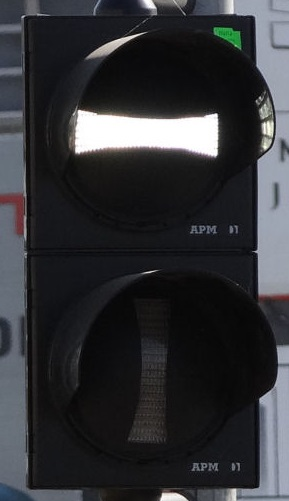
#> input picture rozp_obr/rozpoznawanie/image001.jpg, 289 x 501 px
$ python main.py
#> lines starting #> are read from the running program, lines starting #| are printed output that depends on the picture; after the words box and inside, x2 and y2 are one past the last pixel; in counts of white or black regions, pixels touching at a corner belong together
import cv2
import math

img=cv2.imread("image001.jpg")
#> img is the input picture: shape (501, 289, 3); mean B, G, R 54.4, 51, 50
height=img.shape[0]
#> height = 501
width=img.shape[1]
#> width = 289
x=round((300*width)/height)
#> x = 173

if(height>100):
    img = cv2.blur(img, (5, 5))
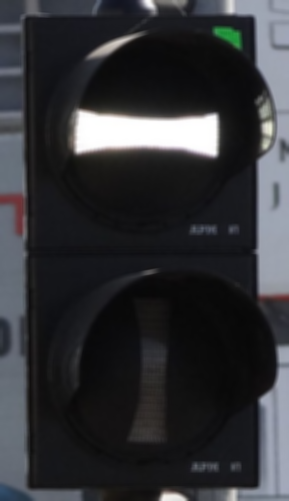
#> img: shape (501, 289, 3); mean B, G, R 54.4, 51, 50
img=cv2.resize(img,(x,300))
#> img: shape (300, 173, 3)
img=cv2.GaussianBlur(img,(7,7),cv2.BORDER_DEFAULT)
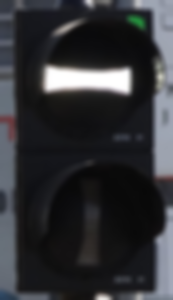
#> img: shape (300, 173, 3); mean B, G, R 54.3, 50.9, 49.9

gray = cv2.cvtColor(img, cv2.COLOR_BGR2GRAY)
ret, thresh = cv2.threshold(gray, 120, 250, 0)
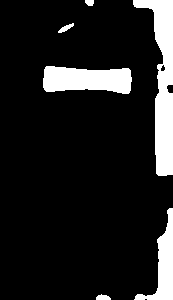
#> thresh: shape (300, 173); values 0 (black) and 250 (white), 12.5% white; 6 white regions

contours, hierarchy = cv2.findContours(thresh, cv2.RETR_TREE, cv2.CHAIN_APPROX_SIMPLE)
#> contours = 7 contours; box (x1, y1, x2, y2) and area: (133, 0, 173, 176) 2857, (43, 66, 132, 94) 1865, (134, 208, 173, 300) 1142, (58, 23, 74, 33) 52, (96, 294, 111, 300) 50, (85, 0, 94, 6) 34, (160, 64, 166, 72) 24
h1,w1,c1=img.shape
#> h1 = 300; w1 = 173; c1 = 3

text = ""
var=0

for c in contours:
    accuracy = 0.055*cv2.arcLength(c,True)
    approx=cv2.approxPolyDP(c,accuracy,True)

    x,y,w,h=cv2.boundingRect(approx)

    if(len(approx)==4):
        var=0
        ax1, ay1 = approx[0][0]
        ax2, ay2 = approx[3][0]
        bokA = math.sqrt((ax1 - ax2) ** 2 + (ay1 - ay2) ** 2)

        bx1, by1 = approx[1][0]
        bx2, by2 = approx[2][0]
        bokB = math.sqrt((bx1 - bx2) ** 2 + (by1 - by2) ** 2)

        cx1, cy1 = approx[0][0]
        cx2, cy2 = approx[1][0]
        bokC = math.sqrt((cx1 - cx2) ** 2 + (cy1 - cy2) ** 2)

        dx1, dy1 = approx[2][0]
        dx2, dy2 = approx[3][0]
        bokD = math.sqrt((cx1 - cx2) ** 2 + (cy1 - cy2) ** 2)

        if (bokA > (2 * bokB)) or (bokB > (2 * bokA)):
            var=1
        if (bokC > (2 * bokD)) or (bokD > (2 * bokC)):
            var=1

        if(w>(2*h)) and (w>30):

            if(var==0):
                text="stop"
                draw = cv2.drawContours(img, [approx], 0, (0, 255, 0), 2)


        if(h>(2*w)):

            if(h>(h1/10)) and (h<(h1/2)) and (var==0):

                text="mozna jechac"
                draw = cv2.drawContours(img, [approx], 0, (0, 255, 0), 2)
#> this loop made 7 passes
#> (accuracy, approx, x, y, w, h, var, ax1) on pass 3: (12.36, [[44, 69], [46, 91], [130, 90], [128, 68]], 44, 68, 87, 24, 0, 44)
#> (accuracy, approx, x, y, w, h, var, ax1) on passes 1, 2, 4, 6, 7: (1.86, [[96, 297], [96, 299], [110, 299], [101, 294]], 96, 294, 15, 6, 1, 96), (13.96, [[172, 208], [157, 290], [134, 299], [172, 299]], 134, 208, 39, 92, 1, 172), (2.16, [[73, 23], [62, 27], [58, 32], [66, 30]], 58, 23, 16, 10, 0, 73), (1.06, [[163, 64], [165, 69], [161, 71], [160, 68]], 160, 64, 6, 8, 0, 163), (1.3, [[85, 0], [88, 5], [92, 5], [93, 0]], 85, 0, 9, 6, 0, 85)

x=0
y=round(h1/2)
#> y = 150
org=(x,y)
#> org = (0, 150)
img = cv2.putText(img, text,org, cv2.FONT_HERSHEY_SIMPLEX, 1, (0, 255, 2), 2, cv2.LINE_AA)
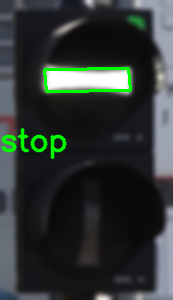
#> img: shape (300, 173, 3); mean B, G, R 52.1, 54.8, 47.7
cv2.imshow('',img)
cv2.waitKey(0)

$ run again, with rozp_obr/rozpoznawanie/image002.jpg copied over rozp_obr/rozpoznawanie/image001.jpg
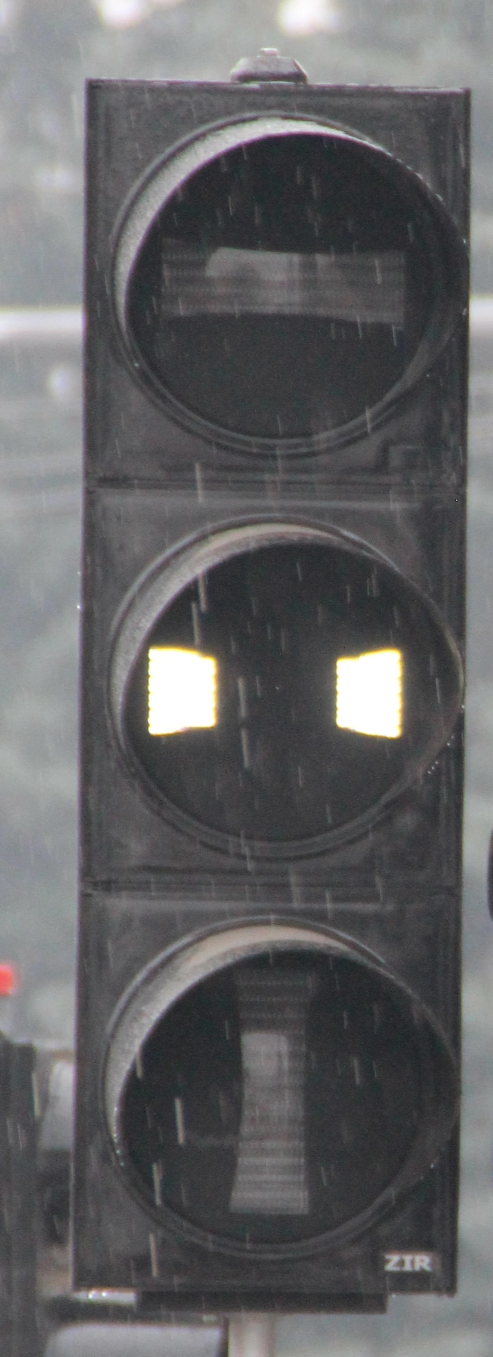
#> input picture rozp_obr/rozpoznawanie/image002.jpg, 985 x 2713 px (shown at 1/2 size)
#> img is the input picture: shape (2713, 985, 3); mean B, G, R 99.2, 97.5, 97.6
#> `img=cv2.GaussianBlur(img,(7,7),cv2.BORDER_DEFAULT)`:
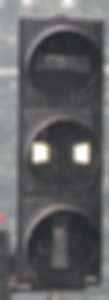
#> img: shape (300, 109, 3); mean B, G, R 99.1, 97.4, 97.5
#> `ret, thresh = cv2.threshold(gray, 120, 250, 0)`:
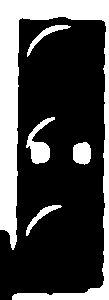
#> thresh: shape (300, 109); values 0 (black) and 250 (white), 29% white; 5 white regions
#> contours = 5 contours; box (x1, y1, x2, y2) and area: (0, 0, 109, 300) 7356, (26, 117, 55, 164) 500, (73, 142, 91, 165) 314, (27, 25, 71, 57) 211, (26, 205, 62, 236) 190
#> the loop `for c in contours:` made 5 passes
#> (accuracy, approx, x, y, w, h, var, ax1) on passes 2, 4: (3.74, [[86, 142], [74, 145], [76, 162], [89, 161]], 74, 142, 16, 21, 0, 86), (6.59, [[70, 26], [43, 30], [27, 56], [44, 35]], 27, 26, 44, 31, 0, 70)

$ run again, with rozp_obr/rozpoznawanie/image003.jpg copied over rozp_obr/rozpoznawanie/image001.jpg
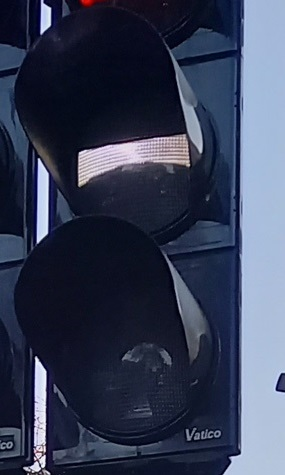
#> input picture rozp_obr/rozpoznawanie/image003.jpg, 285 x 475 px
#> img is the input picture: shape (475, 285, 3); mean B, G, R 84.5, 61.8, 54.1
#> `ret, thresh = cv2.threshold(gray, 120, 250, 0)`:
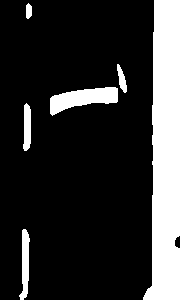
#> thresh: shape (300, 180); values 0 (black) and 250 (white), 19.2% white; 6 white regions
#> contours = 6 contours; box (x1, y1, x2, y2) and area: (143, 0, 180, 300) 7912, (50, 87, 118, 116) 1014, (19, 229, 30, 300) 393, (23, 103, 31, 151) 264, (117, 64, 127, 93) 124, (26, 3, 32, 19) 64
#> the loop `for c in contours:` made 6 passes
#> (accuracy, approx, x, y, w, h, var, ax1) on pass 3: (9.59, [[117, 88], [54, 95], [50, 113], [116, 102]], 50, 88, 68, 26, 0, 117)
#> `img = cv2.putText(img, text,org, cv2.FONT_HERSHEY_SIMPLEX, 1, (0, 255,..`:
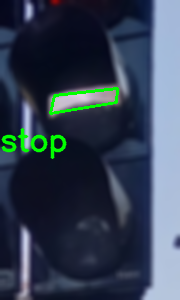
#> img: shape (300, 180, 3); mean B, G, R 82.5, 65.2, 52.4

$ run again, with rozp_obr/rozpoznawanie/image004.jpg copied over rozp_obr/rozpoznawanie/image001.jpg
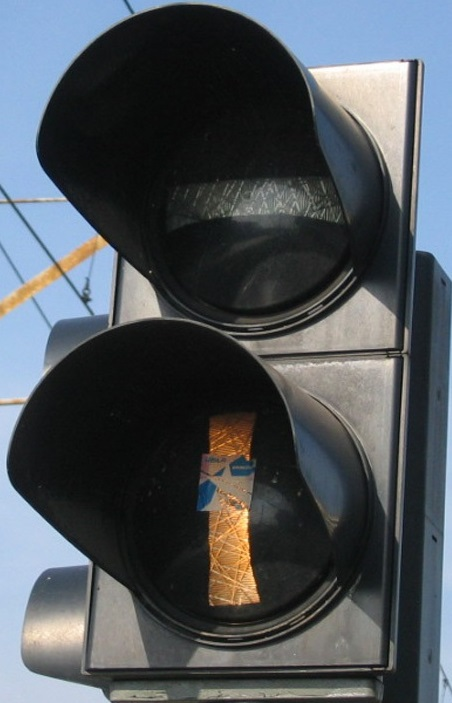
#> input picture rozp_obr/rozpoznawanie/image004.jpg, 452 x 703 px
#> img is the input picture: shape (703, 452, 3); mean B, G, R 88.7, 83.4, 77.6
#> `ret, thresh = cv2.threshold(gray, 120, 250, 0)`:
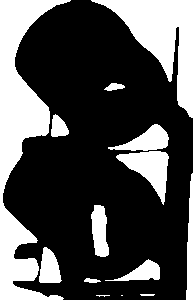
#> thresh: shape (300, 193); values 0 (black) and 250 (white), 30.9% white; 14 white regions (2 under 20 px)
#> contours = 14 contours, 3 with area under 20; largest, box (x1, y1, x2, y2) and area: (0, 0, 71, 300) 7728, (91, 0, 193, 118) 4480, (116, 151, 169, 205) 1215, (108, 124, 169, 151) 736, (91, 205, 109, 257) 628
#> the loop `for c in contours:` made 14 passes
#> (accuracy, approx, x, y, w, h, var, ax1) on pass 7: (6.98, [[94, 205], [95, 254], [105, 256], [106, 217]], 94, 205, 13, 52, 0, 94)
#> `img = cv2.putText(img, text,org, cv2.FONT_HERSHEY_SIMPLEX, 1, (0, 255,..`:
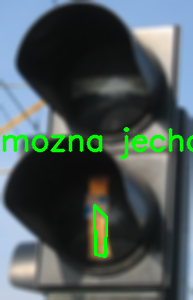
#> img: shape (300, 193, 3); mean B, G, R 85.7, 88.1, 74.3
